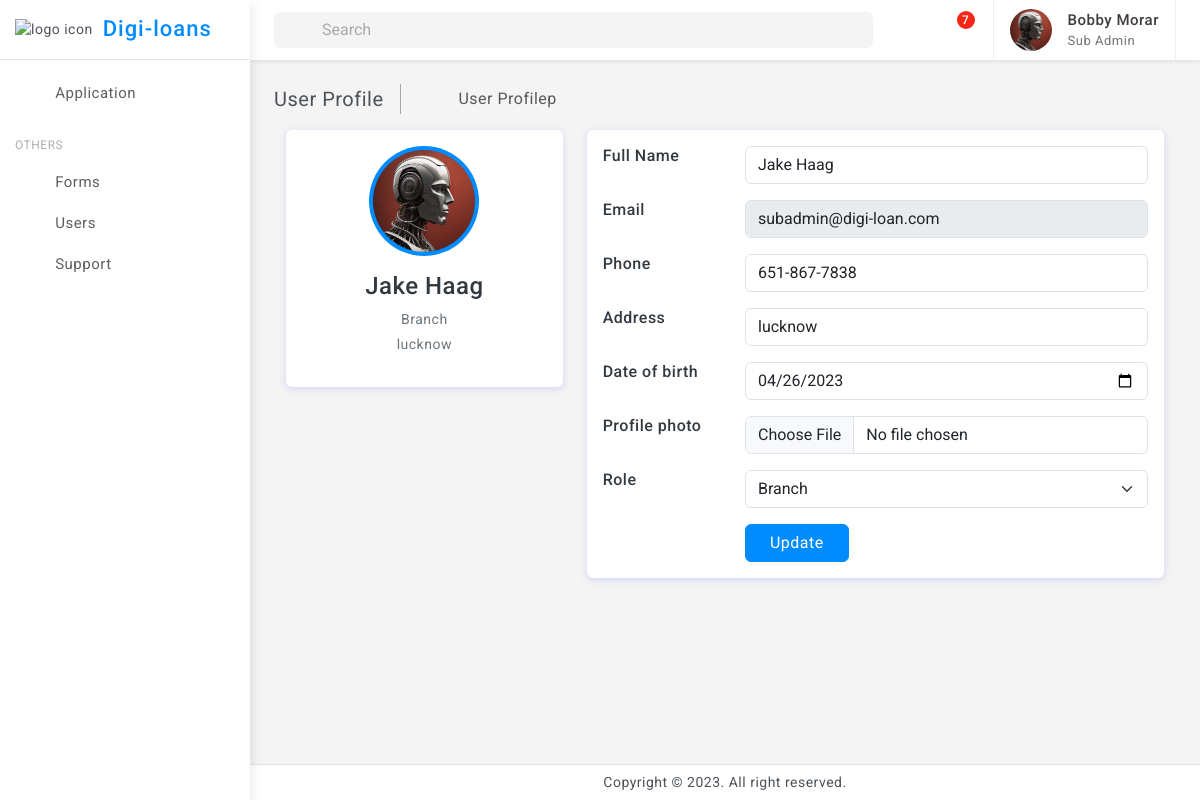
The app's page /user_edit/13 (signed in), older data.
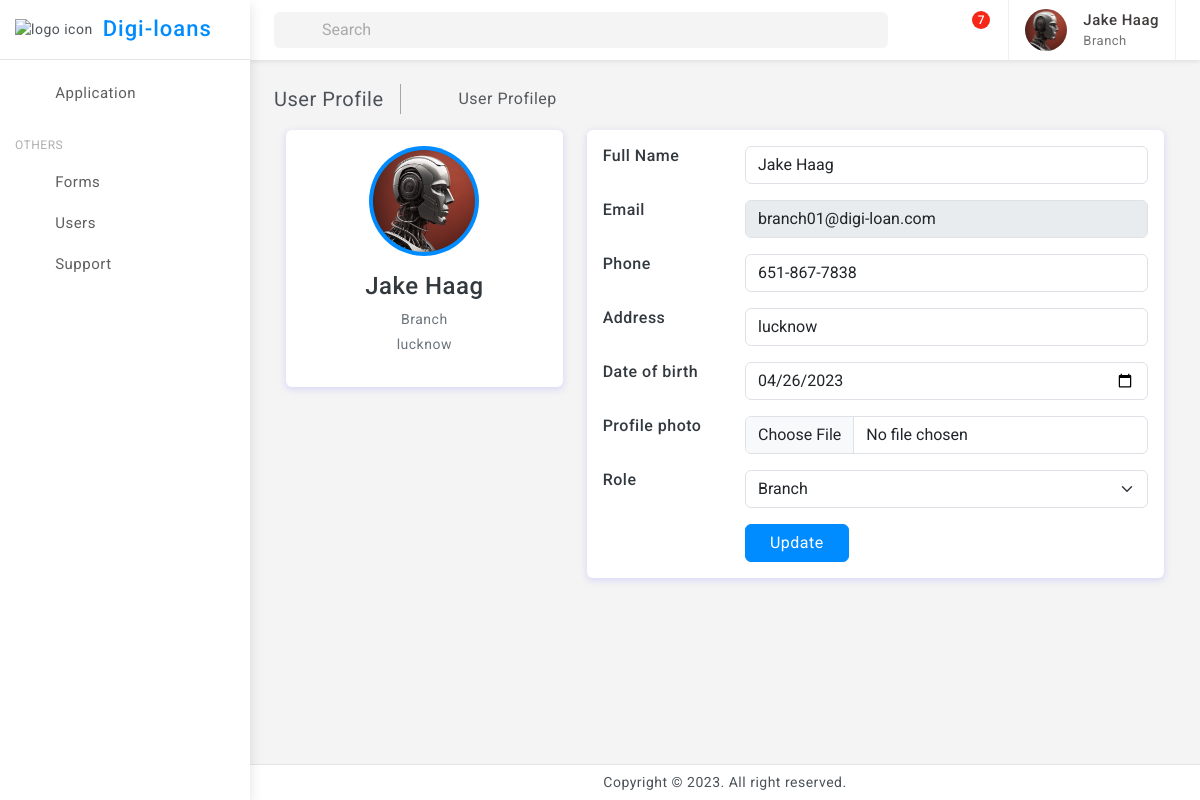
The same page, newer data.
### tables this page shows
CREATE TABLE Roles (
                role_id INTEGER PRIMARY KEY,
                role_name TEXT NOT NULL,
                created_time TIMESTAMP DEFAULT CURRENT_TIMESTAMP,
                updated_time TIMESTAMP DEFAULT CURRENT_TIMESTAMP
            );

CREATE TABLE "Users" (
	"user_id"	INTEGER,
	"email"	TEXT NOT NULL,
	"password"	TEXT NOT NULL,
	"role_id"	INTEGER,
	"full_name"	TEXT,
	"date_of_birth"	TEXT,
	"address"	TEXT,
	"phone_number"	TEXT,
	"created_time"	TIMESTAMP DEFAULT CURRENT_TIMESTAMP,
	"updated_time"	TIMESTAMP DEFAULT CURRENT_TIMESTAMP,
	"approved"	INTEGER,
	"createdBy"	INTEGER,
	"branchBy"	INTEGER,
	PRIMARY KEY("user_id"),
	FOREIGN KEY("branchBy") REFERENCES "Users"("user_id")
);

### flask_app.py (the view, shortened to what this page needs)
@app.route('/user_edit/<int:user_id>', methods=['GET', 'POST'])
def user_edit(user_id):
    if(session['logged_in']==False):
        return redirect(url_for('login'))
    user=get_user(user_id)
    role=get_role(user[3])
    image=get_user_image(user_id)
    roles=get_roles()
    return render_template("vertical/user_profile_edit.html",user=user,role=role,image=image,roles=roles,user_id=user_id)

### databse/db_service.py (called while the page is built)
def connect_db():
    return sqlite3.connect('databse/digi_loans.db')

def get_user(user_id):
    conn = connect_db()
    cursor = conn.cursor()
    try:
        cursor.execute('SELECT * FROM Users WHERE user_id = ?', (user_id,))
        user = cursor.fetchone()
        conn.close()
        return user
    except sqlite3.Error as e:
        print("Error getting user:", e)
        conn.close()
        return None

def get_role(role_id):
    conn = connect_db()
    cursor = conn.cursor()
    try:
        cursor.execute('SELECT * FROM Roles WHERE role_id = ?', (role_id,))
        role = cursor.fetchone()
        conn.close()
        return role
    except sqlite3.Error as e:
        print("Error getting role:", e)
        conn.close()
        return None

def get_roles():
    conn = connect_db()
    cursor = conn.cursor()
    try:
        cursor.execute('SELECT * FROM Roles',)
        roles = cursor.fetchall()
        conn.close()
        return roles
    except sqlite3.Error as e:
        print("Error getting role:", e)
        conn.close()
        return None

### templates/vertical/user_profile_edit.html (shortened to what this page needs)
{% extends "base.html" %}
{% block content %}
<div class="page-wrapper">
	<div class="page-content">
		<div class="page-breadcrumb d-none d-sm-flex align-items-center mb-3">
			<div class="breadcrumb-title pe-3">User Profile</div>
			<div class="ps-3">
				<nav aria-label="breadcrumb">
					<ol class="breadcrumb mb-0 p-0">
						<li class="breadcrumb-item"><a href="javascript:;"><i class="bx bx-home-alt"></i></a>
						</li>
						<li class="breadcrumb-item active" aria-current="page">User Profilep</li>
					</ol>
				</nav>
			</div>
		</div>
		<div class="container">
			<div class="main-body">
				<div class="row">
					<div class="col-lg-4">
						<div class="card">
							<div class="card-body">
								<form  action="{{ url_for('user_edit', user_id=user_id) }}" method="POST" enctype="multipart/form-data">
								<div class="d-flex flex-column align-items-center text-center">
									<img src="{{ url_for('static', filename=image[2]) }}" alt="Admin" class="rounded-circle p-1 bg-primary" width="110">
									<div class="mt-3">
										<h4>{{user[4]}}</h4>
										<p class="text-secondary mb-1">{{role[1]}}</p>
										<p class="text-muted font-size-sm">{{user[6]}}</p>
									</div>
								</div>
							</div>
						</div>
					</div>
					<div class="col-lg-8">
						<div class="card">
							<div class="card-body">
								<div class="row mb-3">
									<div class="col-sm-3">
										<h6 class="mb-0">Full Name</h6>
									</div>
									<div class="col-sm-9 text-secondary">
										<input name="full_name" type="text" class="form-control" value="{{user[4]}}" />
									</div>
								</div>
								<div class="row mb-3">
									<div class="col-sm-3">
										<h6 class="mb-0">Email</h6>
									</div>
									<div class="col-sm-9 text-secondary">
										<input name="email_address" type="text" class="form-control" value="{{user[1]}}" disabled/>
									</div>
								</div>
								<div class="row mb-3">
									<div class="col-sm-3">
										<h6 class="mb-0">Phone</h6>
									</div>
									<div class="col-sm-9 text-secondary">
										<input name="phone" type="text" class="form-control" value="{{user[7]}}" />
									</div>
								</div>
								<div class="row mb-3">
									<div class="col-sm-3">
										<h6 class="mb-0">Address</h6>
									</div>
									<div class="col-sm-9 text-secondary">
										<input name="address" type="text" class="form-control" value="{{user[6]}}" />
									</div>
								</div>
								<div class="row mb-3">
									<div class="col-sm-3">
										<h6 class="mb-0">Date of birth</h6>
									</div>
									<div class="col-sm-9 text-secondary">
										<input name="date_of_birth" type="date" class="form-control" value="{{user[5]}}" />
									</div>
								</div>
								<div class="row mb-3">
									<div class="col-sm-3">
										<h6 class="mb-0">Profile photo</h6>
									</div>
									<div class="col-sm-9 text-secondary">
										<input name="profile_photo" type="file" class="form-control" />
									</div>
								</div>
								<div class="row mb-3">
									<div class="col-sm-3">
										<h6 class="mb-0">Role</h6>
									</div>
									<div class="col-sm-9 text-secondary">
										<select class="form-select" id="chose_role" name="chose_role" required>
											{% for role in roles %}
												<option value="{{ role[0] }}" {% if role[0] == user[3] %}selected{% endif %}>{{ role[1] }}</option>
											{% endfor %}
										</select>
									</div>
								</div>
								<div class="row">
									<div class="col-sm-3"></div>
									<div class="col-sm-9 text-secondary">
										<input type="submit" class="btn btn-primary px-4" value="Update" />
									</div>
								</div>
							</div>
						</div>
					</div>
				</div>
			</div>
		</div>
	</div>
</div>
{% endblock %}

### templates/base.html (shortened to what the changed rows need)
<!doctype html>
<html lang="en">
<head>
	<link href="{{ url_for('static', filename='assets/plugins/vectormap/jquery-jvectormap-2.0.2.css') }}" rel="stylesheet"/>
	<link href="{{ url_for('static', filename='assets/plugins/simplebar/css/simplebar.css') }}" rel="stylesheet" />
	<link href="{{ url_for('static', filename='assets/plugins/perfect-scrollbar/css/perfect-scrollbar.css') }}" rel="stylesheet" />
	<link href="{{ url_for('static', filename='assets/plugins/metismenu/css/metisMenu.min.css') }}" rel="stylesheet"/>
	<link href="{{ url_for('static', filename='assets/plugins/datatable/css/dataTables.bootstrap5.min.css') }}" rel="stylesheet" />
	<link href="{{ url_for('static', filename='assets/css/pace.min.css') }}" rel="stylesheet"/>
	<link href="{{ url_for('static', filename='assets/css/bootstrap.min.css') }}" rel="stylesheet">
	<link href="{{ url_for('static', filename='assets/css/bootstrap-extended.css') }}" rel="stylesheet">
	<link href="{{ url_for('static', filename='assets/css/app.css') }}" rel="stylesheet">
	<link href="{{ url_for('static', filename='assets/css/icons.css') }}" rel="stylesheet">
	<link rel="stylesheet" href="{{ url_for('static', filename='assets/css/dark-theme.css') }}"/>
	<link rel="stylesheet" href="{{ url_for('static', filename='assets/css/semi-dark.css') }}"/>
	<link rel="stylesheet" href="{{ url_for('static', filename='assets/css/header-colors.css') }}"/>
</head>
<body>
	<div class="wrapper">
		<header>
			<div class="topbar d-flex align-items-center">
				<nav class="navbar navbar-expand gap-3">
					<div class="user-box dropdown px-3">
						<a class="d-flex align-items-center nav-link dropdown-toggle gap-3 dropdown-toggle-nocaret" href="#" role="button" data-bs-toggle="dropdown" aria-expanded="false">
							<div class="user-info">
								<p class="user-name mb-0">{{session['user'][4]}}</p>
								<p class="designattion mb-0">{{session['role'][1]}}</p>
							</div>
						</a>
					</div>
				</nav>
			</div>
		</header>
		{% block content %}{% endblock %}
	</div>
</body>
</html>

Row changes from the older to the newer data that the page shows:
no longer on this page (row unchanged): Roles: role_name "Sub Admin"
changed Users "Jake Haag": full_name (not shown) → "Jake Haag"; email_address "subadmin@digi-loan.com" → "branch01@digi-loan.com"
Text that changed along with them:
{{ session['role'][1] }}: "Sub Admin" → "Branch"
{{ session['user'][4] }}: "Bobby Morar" → (not shown)
